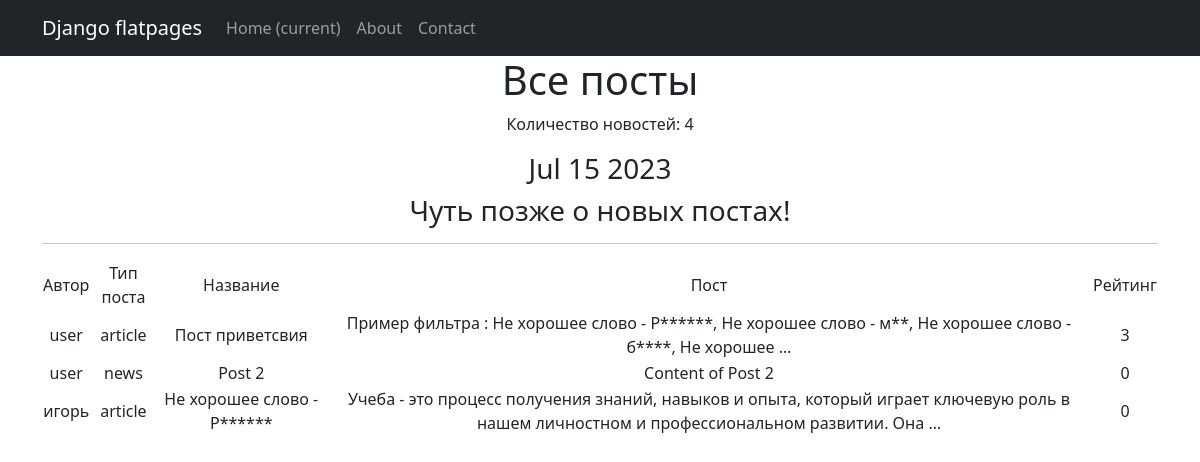
Page /news/ on the committed database.
### news/models.py (models this page shows, shortened)
class Post(models.Model):
    author = models.ForeignKey(Author, on_delete=models.CASCADE)
    POST_TYPE_CHOICES = [
        ('article', 'Article'),
        ('news', 'News'),
    ]
    post_type = models.CharField(max_length=7, choices=POST_TYPE_CHOICES)
    created_at = models.DateTimeField(auto_now_add=True)
    categories = models.ManyToManyField(Category, through='PostCategory')
    title = models.CharField(max_length=200)
    content = models.TextField()
    rating = models.IntegerField(default=0)

class Author(models.Model):
    user = models.OneToOneField(User, on_delete=models.CASCADE)
    rating = models.IntegerField(default=0)
    def __str__(self):
        return self.user.username

### news/views.py (the view)
# urls.py: path('', PostListView.as_view()),
class PostListView(ListView):
    model = Post
    show_content = 'content'
    template_name = 'posts.html'
    context_object_name = 'object_list'
    def get_context_data(self, **kwargs):
        context = super().get_context_data(**kwargs)
        context['time_now'] = datetime.utcnow()
        context['next_sale'] = None
        return context

### news/templatetags/custom_mat.py (called while the page is built)
@register.filter()
def censor(value):
    if not isinstance(value, str):
        raise ValueError("Censor filter can only be applied to string variables.")
    words = re.findall(r'\b\w+\b', value)  # Разбиваем текст на отдельные слова
    for word in words:
        if word.lower() in PROFANITY_LIST:
            censored_word = ' Не хорошее слово - ' + word[0] + '*' * (len(word) - 1)
            value = re.sub(r'\b' + re.escape(word) + r'\b', censored_word, value)
    return value

### news/templatetags/custom_tags.py (called while the page is built)
@register.simple_tag()
def current_time(format_string='%b %d %Y'):
   return datetime.utcnow().strftime(format_string)

### news/templates/posts.html (shortened to what this page needs)
{% extends 'default.html' %}
{% load custom_mat %}
{% load custom_tags %}
{% block content %}
   <h1>Все посты</h1>
    <p>Количество новостей: {{ object_list|length|add:"1"  }}</p>
   <h3>{% current_time '%b %d %Y' %}</h3>
   <h3> {{ next_sale|default_if_none:"Чуть позже о новых постах!" }} </h3>
   <hr>
   {% if object_list %}
       <table>
           <tr>
               <td>Автор</td>
               <td>Тип поста</td>
               <td>Название</td>
               <td>Пост</td>
               <td>Рейтинг</td>
           </tr>
           {% for post in object_list %}
           <tr>
               <td>{{ post.author }}</td>
               <td>{{ post.post_type|truncatewords:2 }}</td>
               <td>{{ post.title|censor }}</td>
               <td>{{ post.content|censor|truncatewords:20}}</td>
               <td>{{ post.rating }}</td>
           </tr>
           {% endfor %}
       </table>
   {% else %}
       <h2>Товаров нет!</h2>
   {% endif %}
{% endblock content %}

### news/templates/default.html (shortened to what this page needs)
<!DOCTYPE html>
<html lang="en">
    <head>
        {% load static%}
        <link href="{% static 'css/styles.css'%}" rel="stylesheet" />
    </head>
    <body>
        <nav class="navbar navbar-expand-lg navbar-dark bg-dark static-top">
           <div class="container">
               <a class="navbar-brand" href="/Django/">Django flatpages</a>
               <div class="collapse navbar-collapse" id="navbarResponsive">
                   <ul class="navbar-nav ml-auto">
                       <li class="nav-item active">
                           <a class="nav-link" href="#">Home
                               <span class="sr-only">(current)</span>
                           </a>
                       </li>
                       <li class="nav-item">
                           <a class="nav-link" href="/about/">About</a>
                       </li>
                       <li class="nav-item">
                           <a class="nav-link" href="/contacts/">Contact</a>
                       </li>
                   </ul>
               </div>
           </div>
        </nav>
        <div class="container">
            <div class="row">
                <div class="col-lg-12 text-center">
                    {% block content %}{% endblock content %}
                </div>
            </div>
        </div>
    </body>
</html>

### rows in the picture
Post: author "user", post_type "article", title|censor "Пост приветсвия", content|censor "Пример фильтра : Не хорошее слово - Р******, Не хорошее слово - м**, Не хорошее слово - б****, Не хорошее …", rating "3"
Post: author "user", post_type "news", title|censor "Post 2", content|censor "Content of Post 2", rating "0"
Post: author "игорь", post_type "article", title|censor "Не хорошее слово - Р******", content|censor "Учеба - это процесс получения знаний, навыков и опыта, который играет ключевую роль в нашем личностном и профессиональном развитии. Она …", rating "0"

### other values in the picture
{{ object_list|length|add:"1" }} "4"
{{ next_sale|default_if_none:"Чуть позже о новых постах!" }} "Чуть позже о новых постах!"
